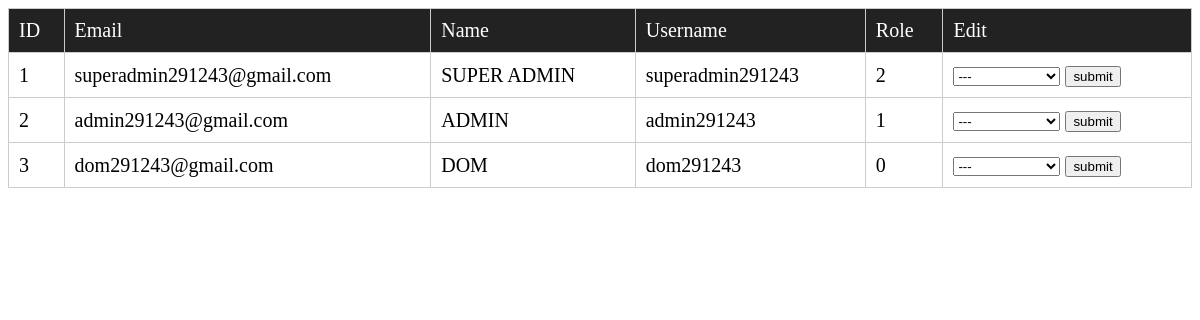
/admin (signed in), run on the app's committed database.
### tables this page shows
CREATE TABLE users (
        id INTEGER PRIMARY KEY AUTOINCREMENT,
        email TEXT UNIQUE NOT NULL,
        name TEXT UNIQUE NOT NULL,
        username TEXT UNIQUE NOT NULL,
        password TEXT NOT NULL,
        role INTEGER DEFAULT 0
        );

### systems/admin_main.py (the view, shortened to what this page needs)
@admin_main.route("/admin", methods=["GET", "POST"])
def admin():
    if session.get("role") not in [1, 2]:
        return redirect("/")
    conn = sqlite3.connect("users.db")
    conn.row_factory = sqlite3.Row
    cursor = conn.cursor()
    cursor.execute(
        "SELECT id, email, name, username, role FROM users"
    )
    users = cursor.fetchall()
    conn.close()
    return render_template("admin.html", users=users)

### templates/admin.html (shortened to what this page needs)
<!DOCTYPE html>
<html>
    <head>
        <link rel="stylesheet" href="/static/css/admin.css">
    </head>
    <body>
        <div class="center">
            <form action="/admin" method="post">
                <table class="admin-table">
                    <thead>
                        <tr>
                            <th>ID</th>
                            <th>Email</th>
                            <th>Name</th>
                            <th>Username</th>
                            <th>Role</th>
                            <th>Edit</th>
                        </tr>
                    </thead>
                    <tbody>
                        {% for user in users %}
                        <tr>
                            <td>{{ user.id }}</td>
                            <td>{{ user.email }}</td>
                            <td>{{ user.name }}</td>
                            <td>{{ user.username }}</td>
                            <td>{{ user.role }}</td>
                            <td>
                                <form method="post" class="role-form">
                                    <select name="role_set">
                                        <option value="">---</option>
                                    </select>
                                    <button type="submit" class="submit">submit</button>
                                </form>
                            </td>
                        </tr>
                        {% endfor %}
                    </tbody>
                </table>
            </form>
        </div>
    </body>
</html>

### static/css/admin.css (style rules this page uses)
.admin-table { width: 100%; border-collapse: collapse; }
.admin-table th, .admin-table td { font-size: 20px; font-family: Anuphan; font-weight: 500; border: 1px solid #ccc; padding: 10px; text-align: left; }
.admin-table th { background-color: #222; color: white; }
.role-form { font-size: 20px; font-family: Anuphan; font-weight: 500; text-align: left; border: 0; }

### data on the page
users: id "1", email "superadmin291243@gmail.com", name "SUPER ADMIN", username "superadmin291243", role "2"
users: id "2", email "admin291243@gmail.com", name "ADMIN", username "admin291243", role "1"
users: id "3", email "dom291243@gmail.com", name "DOM", username "dom291243", role "0"
